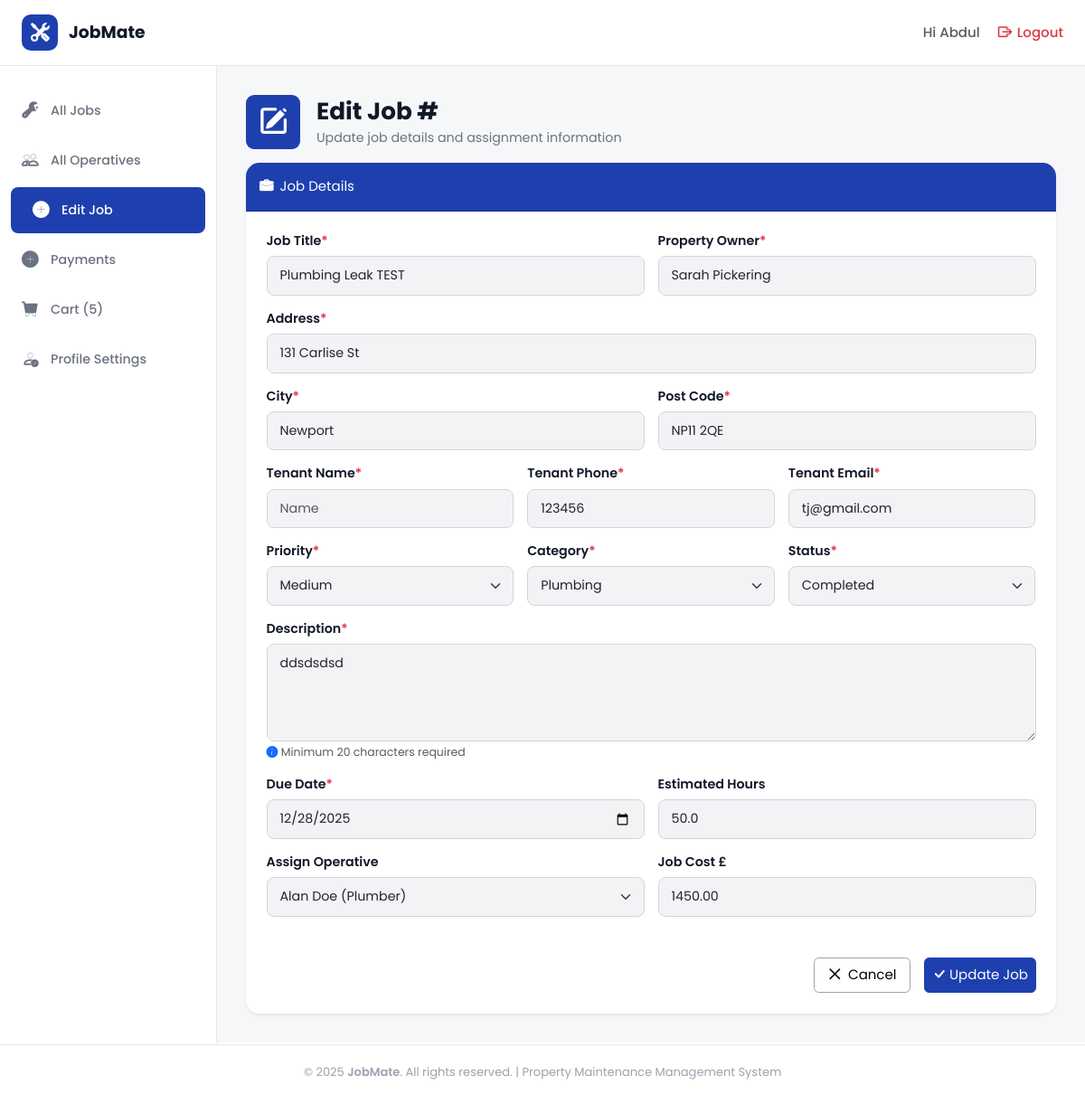
The page /jobs/edit_job/10 (signed in) on the database its author committed.
### jobs/models.py (models this page shows, shortened)
class Job(models.Model):
    PRIORITY_CHOICES = [
        ('high', 'High'),
        ('medium', 'Medium'),
        ('low', 'Low'),
    ]
    CATEGORY_CHOICES = [
        ('plumbing', 'Plumbing'),
        ('heating', 'Heating'),
        ('electrical', 'Electrical'),
    ]
    STATUS_CHOICES = [
        ("pending", "Pending"),
        ("in_progress", "In Progress"),
        ("completed", "Completed"),
        ("cancelled", "Cancelled"),
    ]
    job_title = models.CharField(max_length=100)
    property_owner = models.CharField(max_length=100)
    address = models.CharField(max_length=200)
    city = models.CharField(max_length=100)
    post_code = models.CharField(max_length=20)
    tenant_name = models.CharField(
        max_length=100,
        null=True,
        blank=True
    )
    tenant_phone = models.CharField(
        max_length=20,
        null=True,
        blank=True
    )
    tenant_email = models.EmailField(
        max_length=254,
        null=True,
        blank=True
    )
    priority = models.CharField(
        max_length=20,
        choices=PRIORITY_CHOICES,
        default='medium'
    )
    category = models.CharField(
        max_length=20,
        choices=CATEGORY_CHOICES
    )
    status = models.CharField(
        max_length=20,
        choices=STATUS_CHOICES,
        default="pending"
    )
    description = models.TextField()
    created_at = models.DateTimeField(auto_now_add=True)
    updated_at = models.DateTimeField(auto_now=True)
    due_date = models.DateField()
    estimated_hours = models.DecimalField(
        max_digits=4,
        decimal_places=1,
        null=True,
        blank=True
    )
    job_cost = models.DecimalField(
        max_digits=10,
        decimal_places=2,
        null=True,
        blank=True
    )
    assigned_operative = models.ForeignKey(
        User,
        on_delete=models.SET_NULL,
        null=True,
        blank=True,
        related_name="assigned_jobs"
    )

### jobs/views.py (the view)
# urls.py: path('edit_job/<int:job_id>', views.edit_job, name='edit_job'),
@login_required
@admin_required
def edit_job(request, job_id):
    job = get_object_or_404(Job, pk=job_id)
    if request.method == "POST":
        job_edit_form = JobForm(request.POST, instance=job)
        if job_edit_form.is_valid():
            job_edit_form.save()
            messages.success(request, 'Job details was successfully updated!')
            return redirect("jobs:all_jobs")
    else:
        job_edit_form = JobForm(instance=job)
    return render(request, "edit_job.html", {"job_edit_form": job_edit_form})

### cart/context_processors.py (called while the page is built)
def basket_item_count(request):
    if request.user.is_authenticated and request.user.profile.role == "Admin":
        count = Transaction.objects.filter(
            status="open").count()
    elif request.user.is_authenticated and request.user.profile.role != "Admin":
        count = Transaction.objects.filter(
            user=request.user,
            status="open").count()
    else:
        count = 0
    return {
        "basket_count": count
    }

### helpers/permission_check.py (called while the page is built)
def admin_required(view_func):
    @wraps(view_func)
    def _wrapped_view(request, *args, **kwargs):
        user = request.user
        if not hasattr(user, "profile") or user.profile.role != "Admin":
            messages.error(
                request,
                "You do not have permission to access this page."
            )
            return redirect("jobs:all_jobs")
        return view_func(request, *args, **kwargs)
    return _wrapped_view

### jobs/templates/edit_job.html (shortened to what this page needs)
{% extends "dashboard_base.html" %}
{% load static %}
{% block content %}
<div class="heading-section">
  <div class="d-flex align-items-center gap-3 mb-3">
    <div class="icon">
      <i class="bi bi-pencil-square"></i>
    </div>
    <div>
      <h1 class="section-title">Edit Job #{{ job.id }}</h1>
      <p class="section-subtitle m-0">
        Update job details and assignment information
      </p>
    </div>
  </div>
</div>
<div class="card shadow-sm border-0 rounded-4">
  <div class="card-header py-3 rounded-top-4">
    <i class="bi bi-briefcase-fill me-2"></i>Job Details
  </div>
  <form class="card-body p-4" method="post">
    <div class="row g-3">
      <div class="col-md-6">
        <label class="form-label">Job Title<span class="text-danger">*</span></label>
        {{job_edit_form.job_title}}
      </div>
      <div class="col-md-6">
        <label class="form-label">Property Owner<span class="text-danger">*</span></label>
        {{job_edit_form.property_owner}}
      </div>
      <div class="col-12">
        <label class="form-label">Address<span class="text-danger">*</span></label>
        {{job_edit_form.address}}
      </div>
      <div class="col-md-6">
        <label class="form-label">City<span class="text-danger">*</span></label>
        {{job_edit_form.city}}
      </div>
      <div class="col-md-6">
        <label class="form-label">Post Code<span class="text-danger">*</span></label>
        {{job_edit_form.post_code}}
      </div>
      <div class="col-md-4">
        <label class="form-label">Tenant Name<span class="text-danger">*</span></label>
        {{ job_edit_form.tenant_name}}
      </div>
      <div class="col-md-4">
        <label class="form-label">Tenant Phone<span class="text-danger">*</span></label>
        {{ job_edit_form.tenant_phone}}
      </div>
      <div class="col-md-4">
        <label class="form-label">Tenant Email<span class="text-danger">*</span></label>
        {{ job_edit_form.tenant_email}}
      </div>
      <div class="col-md-4">
        <label class="form-label">Priority<span class="text-danger">*</span></label>
        {{ job_edit_form.priority }}
      </div>
      <div class="col-md-4">
        <label class="form-label">Category<span class="text-danger">*</span></label>
        {{ job_edit_form.category }}
      </div>
      <div class="col-md-4">
        <label class="form-label">Status<span class="text-danger">*</span></label>
        {{ job_edit_form.status }}
      </div>
      <div class="col-12">
        <label class="form-label">Description<span class="text-danger">*</span></label>
        {{ job_edit_form.description }}</textarea>
        <small class="text-muted mt-1 d-block">
          <i class="bi bi-info-circle-fill text-primary me-1"></i>Minimum 20 characters required
        </small>
      </div>
      <div class="col-md-6">
        <label class="form-label">Due Date<span class="text-danger">*</span></label>
        {{ job_edit_form.due_date }}
      </div>
      <div class="col-md-6">
        <label class="form-label">Estimated Hours</label>
        {{ job_edit_form.estimated_hours }}
      </div>
      <div class="col-md-6">
        <label class="form-label">Assign Operative</label>
        {{ job_edit_form.assigned_operative }}
      </div>
      <div class="col-md-6">
        <label class="form-label">Job Cost £</label>
        {{ job_edit_form.job_cost }}
      </div>
    </div>
    <div class="d-flex justify-content-end align-items-center mt-5 gap-3">
      <a href="{% url 'jobs:all_jobs' %}" class="btn btn-light p-2 px-3">
        <i class="bi bi-x-lg me-2"></i>Cancel
      </a>
      <button type="submit" class="btn btn-primary p-2">
        <span>
          <i class="bi bi-check-lg"></i>
        </span>
        <span>Update Job</span>
      </button>
    </div>
  </form>
</div>
{% endblock %}

### templates/dashboard_base.html (shortened to what this page needs)
{% extends "base.html" %}
{% load static %}
{% block body %}
<header class="top-header">
  <div class="logo-section">
    <a href="{% url 'home:home' %}">
      <div class="logo-icon">
        <i class="bi bi-tools"></i>
      </div>
      <span class="logo-text">JobMate</span>
    </a>
  </div>
  <div class="header-right">
    <div class="user-info fs-6">
      <a href="{% url 'users:profile_settings' %}" class="text-decoration-none text-muted"><span>Hi {% if request.user.is_authenticated and request.user.first_name == "" %}
          {{ request.user.username }}
          {% else %}
          {{request.user.first_name}}
          {% endif %}
        </span>
      </a>
    </div>
    <a href="{% url 'account_logout' %}" class="logout-btn text-danger fs-6">
      <i class="bi bi-box-arrow-right"></i>
      <span>Logout</span>
    </a>
  </div>
</header>
<div class="dashboard-layout">
  <aside class="sidebar">
    <ul class="sidebar-nav">
      <li>
        <a href="{% url 'jobs:all_jobs' %}"
          class="{% if request.resolver_match.url_name == 'all_jobs' %}active{% endif %}">
          <i class="bi bi-wrench-adjustable"></i>
          <span>All Jobs</span>
        </a>
      </li>
      {% if request.user.is_authenticated and request.user.profile.role == "Admin" %}
      <li>
        <a href="{% url 'users:all_operatives' %}"
          class="{% if request.resolver_match.url_name == 'all_operatives' %}active{% endif %}">
          <i class="bi bi-people"></i>
          <span>All Operatives</span>
        </a>
      </li>
      <li>
        <a href="#"
          class="{% if request.resolver_match.url_name == 'edit_job' %}active nav-link disabled {% else %}d-none {% endif %}">
          <i class="bi bi-plus-circle-fill"></i>
          <span>Edit Job</span>
        </a>
      </li>
      {% endif %}
      <li>
        <a href="{% url 'cart:payments' %}"
          class="{% if request.resolver_match.url_name == 'payments' %}active nav-link disabled{% endif %}">
          <i class="bi bi-plus-circle-fill"></i>
          <span>Payments</span>
        </a>
      </li>
      <li>
        <a href="{% url 'cart:basket' %}"
          class="{% if request.resolver_match.url_name == 'basket' %}active nav-link disabled{% endif %}">
          <i class="bi bi-cart-fill"></i>
          <span> Cart{% if basket_count %}
            ({{ basket_count }})
            {% endif %}
          </span>
        </a>
      </li>
      <li>
        <a href="{% url 'users:profile_settings' %}"
          class="{% if request.resolver_match.url_name == 'profile_settings' %}active nav-link disabled{% endif %}">
          <i class="bi bi-person-check"></i>
          <span>Profile Settings</span>
        </a>
      </li>
    </ul>
  </aside>
  <main class="main-content">
    {% block content %} {% endblock %}
  </main>
</div>
{% endblock %}

### static/css/base.css (style rules this page uses)
html { font-size: 15px; }
:root { --jm-blue-600: #2563eb; --jm-blue-700: #1e40af; --jm-default: #ffffff; --jm-main: #e5e7eb; --jm-secondary: #1e40af; --jm-accent: #dbeafe; --jm-accent-light: #f6f7f8; --jm-links: #2563eb; --jm-other: #fd5454; --ink: #111827; --muted: #6b7280; --muted-2: #9aa3af; --footer-bg: #0f172a; --input: #f3f3f6; --card-radius: 14px; --tile-radius: 18px; --shadow-soft: 0 8px 16px rgba(15, 23, 42, 0.06); --shadow-tile: 0 14px 30px rgba(37, 99, 235, 0.25); --shadow-cta: 0 10px 22px rgba(29, 78, 216, 0.25); --purple: #7e22ce; --input-border: #D1D5DB; --topbar-h: 66px; --footer-h: 20px; --sidebar-width: 240px; }
* { box-sizing: border-box; }
body { font-family: "Poppins", system-ui, -apple-system, Segoe UI, Roboto, Helvetica, Arial, sans-serif; font-size: 0.95rem; color: var(--ink); background: var(--page-bg); margin: 0 auto; }
.btn-primary { background-color: var(--jm-blue-700) !important; border-color: var(--jm-blue-700) !important; font-size: 1rem; transition: all 0.25s ease; }
.btn-light { background-color: var(--jm-default) !important; border-color: var(--muted-2) !important; font-size: 1rem; transition: all 0.25s ease; }
.bi::before { font-weight: bold !important; }
.section-title { font-weight: 700; font-size: 1.75rem; color: var(--ink); margin-bottom: 0.25rem; }
.section-subtitle { color: var(--muted); }

### static/css/accounts.css (style rules this page uses)
.form-label { font-weight: 600; color: var(--ink); margin-bottom: 6px; }
.form-control, .form-select { border-radius: 8px; border: 1px solid #e5e7eb; padding: 10px 14px; font-size: 0.95rem; transition: border-color .2s, box-shadow .2s; }

### static/css/dashboard_base.css (style rules this page uses)
.dashboard-layout { display: flex; max-width: 1800px; margin: 0 auto; width: 100%; }
.main-content { flex: 1; padding: 32px; background-color: var(--jm-accent-light); overflow-y: auto; height: calc(100vh - 55px - var(--topbar-h) - var(--footer-h)); }
.top-header { background: var(--jm-default); border-bottom: 1px solid var(--jm-main); margin: 0 auto; padding: 16px 24px; display: flex; justify-content: space-between; align-items: center; position: sticky; max-width: 1800px; width: 100%; top: 0; z-index: 1000; }
.logo-section { display: flex; align-items: center; gap: 12px; }
.logo-section a { display: flex; align-items: center; gap: 12px; text-decoration: none; }
.logo-icon { width: 40px; height: 40px; background: var(--jm-blue-700); border-radius: 10px; display: flex; align-items: center; justify-content: center; color: var(--jm-default); font-size: 20px; }
.logo-text { font-size: 1.25rem; font-weight: 700; color: var(--ink); }
.header-right { display: flex; align-items: center; gap: 20px; }
.user-info { display: flex; align-items: center; gap: 8px; color: var(--muted); font-weight: 500; }
.logout-btn { color: var(--muted); text-decoration: none; display: flex; align-items: center; gap: 6px; font-weight: 500; transition: color 0.3s; }
.sidebar { width: var(--sidebar-width); background: var(--jm-default); border-right: 1px solid var(--jm-main); padding: 24px 0; position: sticky; top: 73px; overflow-y: auto; }
.sidebar-nav { list-style: none; padding: 0; margin: 0; }
.sidebar-nav li { margin-bottom: 4px; }
.sidebar-nav a { display: flex; align-items: center; gap: 12px; padding: 12px 24px; color: var(--muted); text-decoration: none; font-weight: 500; transition: all 0.3s; }
.sidebar-nav a.active { background: var(--jm-blue-700); color: white; border-radius: 8px; margin: 0 12px; }
.sidebar-nav a i { font-size: 18px; width: 20px; }

### static/css/tables.css (style rules this page uses)
.heading-section { margin-bottom: 1rem; }

### static/css/form.css (style rules this page uses)
.icon { display: inline-flex; align-items: center; justify-content: center; background-color: var(--jm-blue-700); color: var(--jm-default); width: 60px; height: 60px; border-radius: 15%; font-size: 2.1rem; margin-right: 0.2rem; }
.icon i { line-height: 0; }
.card-header { background-color: var(--jm-blue-700); color: var(--jm-default); font-size: 1rem; }
.input { background-color: var(--input); border: 1px solid var(--input-border); }

### rows shown on the page
Job: job_title "Plumbing Leak TEST", property_owner "Sarah Pickering", address "131 Carlise St", city "Newport", post_code "NP11 2QE", tenant_phone "123456", tenant_email "tj@gmail.com", priority "Medium", category "Plumbing", status "Completed", description "ddsdsdsd", due_date "12/28/2025", estimated_hours "50.0", assigned_operative "Alan Doe (Plumber)", job_cost "1450.00"

### other values the page prints
{{ request.user.first_name }} "Abdul"
{{ basket_count }} "5"
